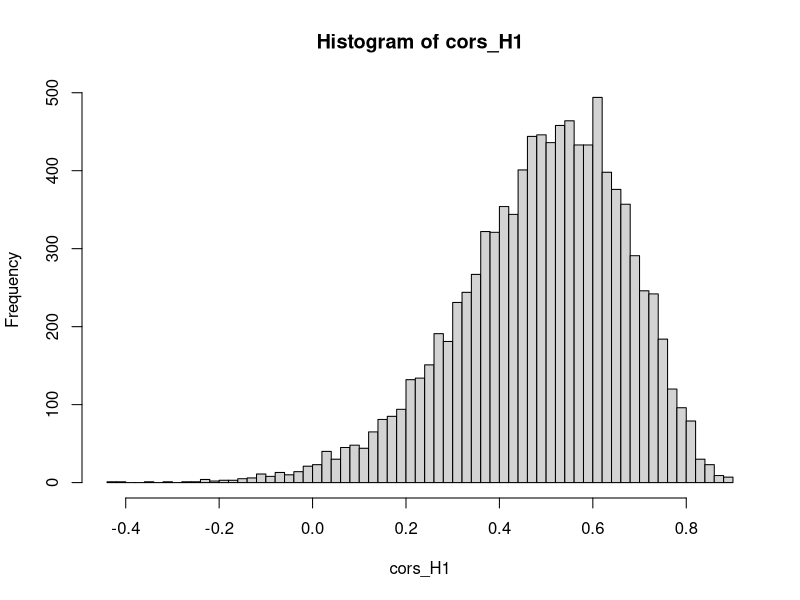
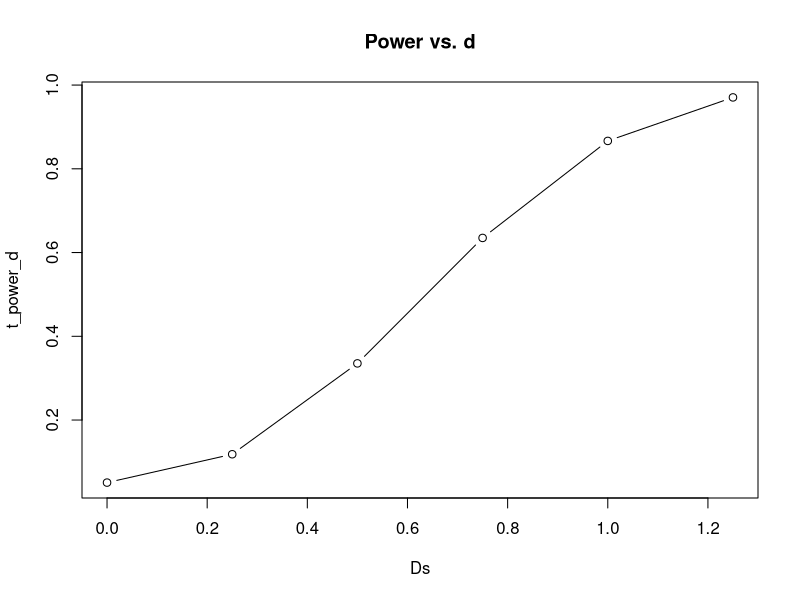

R code for these plots, in order:
## ---- chunk 1
knitr::opts_chunk$set(echo = TRUE)
## ---- chunk 2
N <- 20

set.seed(12345)
X <- rnorm(N)
Z <- rnorm(N)
Y <- 0.5*X + sqrt(1 - 0.5^2)*Z
cor(X, Y) # empirische Korrelation
sd(X) 
sd(Y)
## ---- chunk 3
N <- 10^6

set.seed(12345)
X <- rnorm(N)
Z <- rnorm(N)
Y <- 0.5*X + sqrt(1 - 0.5^2)*Z
cor(X, Y) # empirische Korrelation
sd(X) 
sd(Y)
## ---- chunk 4
N <- 20
set.seed(12345)
pcor_H1 <- replicate(n = 10000, expr = {X <- rnorm(N)
                                        Z <- rnorm(N)
                                        Y <- 0.5*X + sqrt(1 - 0.5^2)*Z
                                        cortestH1 <- cor.test(X, Y)
                                        cortestH1$p.value})
mean(pcor_H1 < 0.05) # empirische Power
## ---- chunk 5
set.seed(12345)
cors_H1 <- replicate(n = 10000, expr = {X <- rnorm(N)
                                        Z <- rnorm(N)
                                        Y <- 0.5*X + sqrt(1 - 0.5^2)*Z
                                        cor(X, Y)})
summary(cors_H1)
hist(cors_H1, breaks = 50)
## ---- chunk 6
N <- 10^6

set.seed(12345)
X <- rnorm(N)
Z <- rnorm(N)
Y <- 0.5*X + sqrt(1 - 0.5^2)*Z
X_new <- 3*X
Y_new <- 0.5*Y
cor(X_new, Y_new) # empirische Korrelation
sd(X_new) 
sd(Y_new)
## ---- chunk 7
N <- 20
set.seed(12345)
pcor_H1_new <- replicate(n = 10000, expr = {X <- rnorm(N)
                                            Z <- rnorm(N)
                                            Y <- 0.5*X + sqrt(1 - 0.5^2)*Z
                                            X_new <- 3*X
                                            Y_new <- 0.5*Y
                                            cortestH1 <- cor.test(X_new, Y_new)
                                            cortestH1$p.value})
mean(pcor_H1_new < 0.05) # empirische Power
## ---- chunk 8
N <- 20
set.seed(12345)
pt_H0 <- replicate(n = 10000, expr = {X <- rnorm(N)
                                      Y <- rnorm(N) 
                                      ttestH1 <- t.test(X, Y, var.equal = TRUE)
                                      ttestH1$p.value})
mean(pt_H0 < 0.001) # empirischer Alpha-Fehler
## ---- chunk 9
set.seed(12345)
pt_H1 <- replicate(n = 10000, expr = {X <- rnorm(N)
                                      Y <- rnorm(N) + 0.5
                                      ttestH1 <- t.test(X, Y, var.equal = TRUE)
                                      ttestH1$p.value})
mean(pt_H1 < 0.001) # empirische Power
## ---- chunk 10
set.seed(12345)
pt_H1_0 <- replicate(n = 10000, expr = {X <- rnorm(20)
                                        Y <- rnorm(20) 
                                        ttestH1 <- t.test(X, Y, var.equal = TRUE)
                                        ttestH1$p.value})
pt_H1_0.25 <- replicate(n = 10000, expr = {X <- rnorm(20)
                                           Y <- rnorm(20) + 0.25 
                                           ttestH1 <- t.test(X, Y, var.equal = TRUE)
                                           ttestH1$p.value})
pt_H1_0.5 <- replicate(n = 10000, expr = {X <- rnorm(20)
                                          Y <- rnorm(20) + 0.5 
                                          ttestH1 <- t.test(X, Y, var.equal = TRUE)
                                          ttestH1$p.value})
pt_H1_0.75 <- replicate(n = 10000, expr = {X <- rnorm(20)
                                           Y <- rnorm(20) + 0.75 
                                           ttestH1 <- t.test(X, Y, var.equal = TRUE)
                                           ttestH1$p.value})
pt_H1_1 <- replicate(n = 10000, expr = {X <- rnorm(20)
                                        Y <- rnorm(20) + 1 
                                        ttestH1 <- t.test(X, Y, var.equal = TRUE)
                                        ttestH1$p.value})
pt_H1_1.25 <- replicate(n = 10000, expr = {X <- rnorm(20)
                                           Y <- rnorm(20) + 1.25 
                                           ttestH1 <- t.test(X, Y, var.equal = TRUE)
                                           ttestH1$p.value})
t_power_d <- c(mean(pt_H1_0 < 0.05),
               mean(pt_H1_0.25 < 0.05),
               mean(pt_H1_0.5 < 0.05),
               mean(pt_H1_0.75 < 0.05),
               mean(pt_H1_1 < 0.05),
               mean(pt_H1_1.25 < 0.05))
Ds <- seq(0, 1.25, 0.25)
plot(x = Ds, y = t_power_d, type = "b", main = "Power vs. d")
## ---- chunk 11
N <- 20
set.seed(12345)
pt_H1_t <- replicate(n = 10000, expr = {X <- rnorm(N)
                                      Y <- rnorm(N) + 0.5
                                      ttestH1 <- t.test(X, Y, var.equal = TRUE)
                                      ttestH1$p.value})
mean(pt_H1_t < 0.05) # empirische Power des t-Tests

set.seed(12345)
pt_H1_W <- replicate(n = 10000, expr = {X <- rnorm(N)
                                      Y <- rnorm(N) + 0.5
                                      wilcoxonH1 <- wilcox.test(X, Y)
                                      wilcoxonH1$p.value})
mean(pt_H1_W < 0.05) # empirische Power des Wilcoxon-Tests
